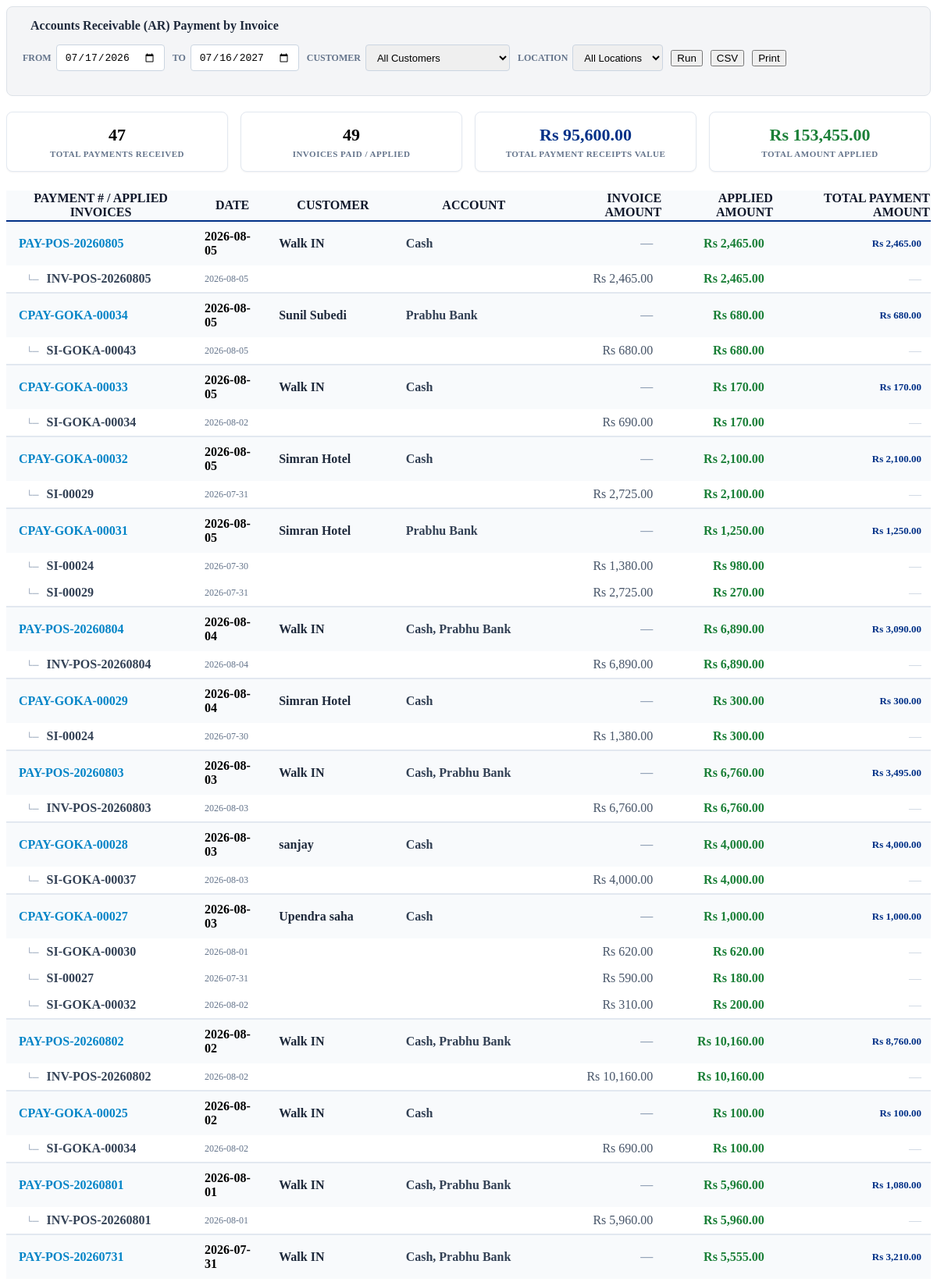
Page /forms/modules/reports/customers/ar_payment_by_invoice_list.php (upper part) on the committed database.
### tables this page shows
CREATE TABLE `system_info` (
  `id` int(30) NOT NULL,
  `meta_field` text NOT NULL,
  `meta_value` text NOT NULL
);

CREATE TABLE `transaction_headers` (
  `id` varchar(36) NOT NULL,
  `txn_number` varchar(50) NOT NULL,
  `txn_type` varchar(50) NOT NULL,
  `txn_date` date NOT NULL,
  `fiscal_year` int(11) NOT NULL,
  `fiscal_month` int(11) NOT NULL,
  `fiscal_period` char(7) NOT NULL,
  `status` varchar(30) NOT NULL DEFAULT 'open',
  `reference_number` varchar(50) DEFAULT NULL,
  `memo` text DEFAULT NULL,
  `created_by` varchar(36) NOT NULL,
  `approved_by` varchar(36) DEFAULT NULL,
  `location_id` varchar(36) DEFAULT NULL,
  `created_at` timestamp NOT NULL DEFAULT current_timestamp(),
  `posted_at` timestamp NULL DEFAULT NULL,
  `is_deleted` tinyint(1) DEFAULT 0,
  `party_id` varchar(36) DEFAULT NULL,
  `party_type` enum('customer','vendor','user') DEFAULT NULL,
  `net_amount` decimal(14,2) DEFAULT 0.00,
  `updated_at` timestamp NOT NULL DEFAULT current_timestamp() ON UPDATE current_timestamp(),
  `source` varchar(50) DEFAULT NULL,
  `is_readonly` tinyint(1) NOT NULL DEFAULT 0,
  `is_locked` tinyint(1) NOT NULL DEFAULT 0
);

### forms/modules/reports/customers/ar_payment_by_invoice_list.php (the view, shortened to what the rows shown need)
<?php
require_once 'database/DBConnection.php';
require_once 'forms/modules/reports/rpt_helpers.php';
$db = db();
$fy         = rpt_get_current_fiscal_year_dates();
$date_from  = $_GET['date_from']   ?? $fy['start_date'];
$date_to    = $_GET['date_to']     ?? $fy['end_date'];
$customer_id = $_GET['customer_id'] ?? '';
$where_cust = ($customer_id !== '') ? " AND (ci.customer_id = '$customer_id' OR p.customer_id = '$customer_id')" : "";
$loc_sql = rpt_location_sql('hp');
$sql = "
    SELECT
        hp.txn_date as payment_date,
        hp.txn_number as payment_number,
        hp.id as payment_id,
        COALESCE(c_pay.full_name, c_hp.full_name, c.full_name, c_j.full_name) as customer_name,
        hb.txn_number as invoice_number,
        hb.id as invoice_id,
        hb.txn_date as invoice_date,
        COALESCE(
            ci.total_amount,
            (
                SELECT j.amount
                FROM journal_entries j
                WHERE j.id = SUBSTRING_INDEX(SUBSTRING_INDEX(tl.link_type, ':', 2), ':', -1)
            ),
            (
                SELECT SUM(j.amount)
                FROM journal_entries j
                WHERE j.header_id = hb.id
                  AND j.entry_type = 'debit'
                  AND (j.party_id = COALESCE(p.customer_id, hp.party_id) OR j.account_id = 'acc-1100')
            ),
            hb.net_amount,
            0.00
        ) as invoice_amount,
        CAST(SUBSTRING_INDEX(tl.link_type, ':', -1) AS DECIMAL(14, 2)) as paid_amount,
        GROUP_CONCAT(DISTINCT p.payment_method SEPARATOR ', ') as payment_methods,
        GROUP_CONCAT(DISTINCT a.account_name SEPARATOR ', ') as paid_to
    FROM transaction_links tl
    JOIN transaction_headers hp ON tl.parent_id = hp.id
    JOIN transaction_headers hb ON tl.child_id = hb.id
    LEFT JOIN customer_invoices ci ON hb.id = ci.header_id
    LEFT JOIN customers c ON ci.customer_id = c.id
    LEFT JOIN customers c_j ON hb.party_id = c_j.id
    LEFT JOIN payments p ON hp.id = p.header_id
    LEFT JOIN customers c_pay ON p.customer_id = c_pay.id
    LEFT JOIN customers c_hp ON hp.party_id = c_hp.id
    LEFT JOIN accounts a ON p.bank_account_id = a.id
    WHERE hp.txn_type = 'customer_payment'
      AND hp.is_deleted = 0
      AND hp.status NOT IN ('voided', 'draft')
      AND hb.txn_type IN ('customer_invoice', 'Journal', 'journal_entry')
      AND hb.is_deleted = 0
      AND hb.status NOT IN ('voided', 'draft')
      AND hp.txn_date BETWEEN ? AND ? {$where_cust} {$loc_sql}
    GROUP BY tl.id
    ORDER BY hp.txn_date DESC, hp.txn_number DESC
";
$params = [$date_from, $date_to];
$rows = $db->fetchAll($sql, $params);
$grouped_payments = [];
$total_receipts_sum = 0;
foreach ($rows as $r) {
    $pid = $r['payment_id'];
    if (!isset($grouped_payments[$pid])) {
        $pay_total = $db->fetchOne("SELECT amount FROM payments WHERE header_id = ?", [$pid])['amount'] ?? null;
        $grouped_payments[$pid] = [
            'payment_id'     => $r['payment_id'],
            'payment_date'   => $r['payment_date'],
            'payment_number' => $r['payment_number'],
            'customer_name'  => $r['customer_name'] ?? 'N/A',
            'payment_methods'=> $r['payment_methods'],
            'paid_to'        => $r['paid_to'],
            'total_payment'  => $pay_total !== null ? (float)$pay_total : 0,
            'total_applied'  => 0,
            'invoices'       => []
        ];
    }
    $grouped_payments[$pid]['invoices'][] = $r;
    $grouped_payments[$pid]['total_applied'] += (float)$r['paid_amount'];
    if ($pay_total === null || (float)$pay_total == 0) {
        $grouped_payments[$pid]['total_payment'] += (float)$r['paid_amount'];
    }
}
foreach ($grouped_payments as $p) {
    $total_receipts_sum += $p['total_payment'];
}
$total_applied = array_sum(array_column($rows, 'paid_amount'));
?>
<div class="rpt-summary">
    <div class="rpt-summary-card"><div class="val" style="color:#003087"><?= rpt_currency($total_receipts_sum) ?></div><div class="lbl">Total Payment Receipts Value</div></div>
    <div class="rpt-summary-card"><div class="val" style="color:#1a7f37"><?= rpt_currency($total_applied) ?></div><div class="lbl">Total Amount Applied</div></div>
</div>
<div class="ns-portlet">
  <div class="ns-portlet-content">
    <table class="ns-table" id="tbl-ar-pay-inv" style="width:100%; border-collapse:collapse;">
      <thead>
        <tr>
          <th>Payment # / Applied Invoices</th>
          <th>Date</th>
          <?php if ($customer_id === ''): ?>
            <th>Customer</th>
          <?php endif; ?>
          <th>Account</th>
          <th style="text-align:right">Invoice Amount</th>
          <th style="text-align:right">Applied Amount</th>
          <th style="text-align:right">Total Payment Amount</th>
        </tr>
      </thead>
      <tbody>
      <?php if (!empty($grouped_payments)): foreach ($grouped_payments as $pid => $p): ?>
        <tr class="payment-hdr-row">
          <td>
            <a href="?page=transactions/view&id=<?= $p['payment_id'] ?>" style="font-weight:700; color:#0284c7; text-decoration:none;">
              <i class="fas fa-receipt" style="margin-right:4px; color:#64748b;"></i><?= htmlspecialchars($p['payment_number']) ?>
            </a>
          </td>
          <td><?= rpt_date($p['payment_date']) ?></td>
          <?php if ($customer_id === ''): ?>
            <td style="color:#1e293b;"><?= htmlspecialchars($p['customer_name']) ?></td>
          <?php endif; ?>
          <td style="font-weight:600; color:#334155;"><?= htmlspecialchars($p['paid_to'] ?? 'N/A') ?></td>
          <td style="text-align:right; color:#94a3b8;">—</td>
          <td style="text-align:right; font-weight:700; color:#1a7f37;"><?= rpt_currency($p['total_applied']) ?></td>
          <td style="text-align:right; font-weight:800; color:#003087; font-size:13px;"><?= rpt_currency($p['total_payment']) ?></td>
        </tr>
        <?php foreach ($p['invoices'] as $inv): ?>
        <tr class="invoice-child-row" style="background:#ffffff;">
          <td style="padding-left:26px !important;">
            <span style="color:#94a3b8; margin-right:6px; font-family:monospace;">└─</span>
            <a href="?page=transactions/view&id=<?= $inv['invoice_id'] ?>" style="font-weight:600; color:#334155; text-decoration:none;"><?= htmlspecialchars($inv['invoice_number']) ?></a>
          </td>
          <td style="color:#64748b; font-size:12px;"><?= rpt_date($inv['invoice_date']) ?></td>
          <?php if ($customer_id === ''): ?>
            <td></td>
          <?php endif; ?>
          <td></td>
          <td style="text-align:right; color:#475569;"><?= rpt_currency($inv['invoice_amount']) ?></td>
          <td style="text-align:right; font-weight:600; color:#1a7f37;"><?= rpt_currency($inv['paid_amount']) ?></td>
          <td style="text-align:right; color:#cbd5e1;">—</td>
        </tr>
        <?php endforeach; ?>
      <?php endforeach; endif; ?>
      </tbody>
    </table>
  </div>
</div>

### rows in the picture
system_info: meta_value "Rs 95,600.00", meta_value "Rs 153,455.00", meta_value "Rs 2,465.00", meta_value "Rs 680.00", meta_value "Rs 170.00", meta_value "Rs 2,100.00", meta_value "Rs 1,250.00", meta_value "Rs 6,890.00", meta_value "Rs 3,090.00", meta_value "Rs 300.00", meta_value "Rs 6,760.00", meta_value "Rs 3,495.00", meta_value "Rs 4,000.00", meta_value "Rs 1,000.00", meta_value "Rs 10,160.00", meta_value "Rs 8,760.00", meta_value "Rs 100.00", meta_value "Rs 5,960.00", meta_value "Rs 1,080.00", meta_value "Rs 5,555.00", meta_value "Rs 3,210.00"
transaction_headers: txn_number "PAY-POS-20260805", txn_date "2026-08-05", customer_name "Walk IN", paid_to "Cash", transaction_headers.txn_number "INV-POS-20260805", transaction_headers.txn_date "2026-08-05", invoice_amount "Rs 2,465.00", paid_amount "Rs 2,465.00"
transaction_headers: txn_number "CPAY-GOKA-00034", txn_date "2026-08-05", customer_name "Sunil Subedi", paid_to "Prabhu Bank", transaction_headers.txn_number "SI-GOKA-00043", transaction_headers.txn_date "2026-08-05", invoice_amount "Rs 680.00", paid_amount "Rs 680.00"
transaction_headers: txn_number "CPAY-GOKA-00033", txn_date "2026-08-05", customer_name "Walk IN", paid_to "Cash", transaction_headers.txn_number "SI-GOKA-00034", transaction_headers.txn_date "2026-08-02", invoice_amount "Rs 690.00", paid_amount "Rs 170.00"
transaction_headers: txn_number "CPAY-GOKA-00032", txn_date "2026-08-05", customer_name "Simran Hotel", paid_to "Cash", transaction_headers.txn_number "SI-00029", transaction_headers.txn_date "2026-07-31", invoice_amount "Rs 2,725.00", paid_amount "Rs 2,100.00"
system_info: meta_value "2026-08-05", meta_value "2026-08-03"
transaction_headers: transaction_headers.txn_number "SI-00024", transaction_headers.txn_date "2026-07-30", invoice_amount "Rs 1,380.00", paid_amount "Rs 980.00", transaction_headers.txn_number "SI-00029", transaction_headers.txn_date "2026-07-31", invoice_amount "Rs 2,725.00", paid_amount "Rs 270.00"
transaction_headers: txn_number "PAY-POS-20260804", txn_date "2026-08-04", customer_name "Walk IN", paid_to "Cash, Prabhu Bank", transaction_headers.txn_number "INV-POS-20260804", transaction_headers.txn_date "2026-08-04", invoice_amount "Rs 6,890.00", paid_amount "Rs 6,890.00"
transaction_headers: txn_number "CPAY-GOKA-00029", txn_date "2026-08-04", customer_name "Simran Hotel", paid_to "Cash", transaction_headers.txn_number "SI-00024", transaction_headers.txn_date "2026-07-30", invoice_amount "Rs 1,380.00", paid_amount "Rs 300.00"
transaction_headers: txn_number "PAY-POS-20260803", txn_date "2026-08-03", customer_name "Walk IN", paid_to "Cash, Prabhu Bank", transaction_headers.txn_number "INV-POS-20260803", transaction_headers.txn_date "2026-08-03", invoice_amount "Rs 6,760.00", paid_amount "Rs 6,760.00"
transaction_headers: txn_number "CPAY-GOKA-00028", txn_date "2026-08-03", customer_name "sanjay", paid_to "Cash", transaction_headers.txn_number "SI-GOKA-00037", transaction_headers.txn_date "2026-08-03", invoice_amount "Rs 4,000.00", paid_amount "Rs 4,000.00"
transaction_headers: transaction_headers.txn_number "SI-GOKA-00030", transaction_headers.txn_date "2026-08-01", invoice_amount "Rs 620.00", paid_amount "Rs 620.00", transaction_headers.txn_number "SI-00027", transaction_headers.txn_date "2026-07-31", invoice_amount "Rs 590.00", paid_amount "Rs 180.00", transaction_headers.txn_number "SI-GOKA-00032", transaction_headers.txn_date "2026-08-02", invoice_amount "Rs 310.00", paid_amount "Rs 200.00"
transaction_headers: txn_number "PAY-POS-20260802", txn_date "2026-08-02", customer_name "Walk IN", paid_to "Cash, Prabhu Bank", transaction_headers.txn_number "INV-POS-20260802", transaction_headers.txn_date "2026-08-02", invoice_amount "Rs 10,160.00", paid_amount "Rs 10,160.00"
transaction_headers: txn_number "CPAY-GOKA-00025", txn_date "2026-08-02", customer_name "Walk IN", paid_to "Cash", transaction_headers.txn_number "SI-GOKA-00034", transaction_headers.txn_date "2026-08-02", invoice_amount "Rs 690.00", paid_amount "Rs 100.00"
transaction_headers: txn_number "PAY-POS-20260801", txn_date "2026-08-01", customer_name "Walk IN", paid_to "Cash, Prabhu Bank", transaction_headers.txn_number "INV-POS-20260801", transaction_headers.txn_date "2026-08-01", invoice_amount "Rs 5,960.00", paid_amount "Rs 5,960.00"
transaction_headers: txn_number "PAY-POS-20260731", txn_date "2026-07-31", customer_name "Walk IN", paid_to "Cash, Prabhu Bank"

### other values in the picture
$title "Accounts Receivable (AR) Payment by Invoice"
$f['label'] "FROM"
$f['label'] "TO"
$f['label'] "CUSTOMER"
$f['label'] "LOCATION"
$distinct_payments "47"
count($unique_invoices) "49"
$p['payment_number'] "CPAY-GOKA-00031"
$p['customer_name'] "Simran Hotel"
$p['paid_to'] "Prabhu Bank"
$p['payment_number'] "CPAY-GOKA-00027"
$p['customer_name'] "Upendra saha"
$p['paid_to'] "Cash"
form field customer_id "All Customers"
form field location_id "All Locations"
